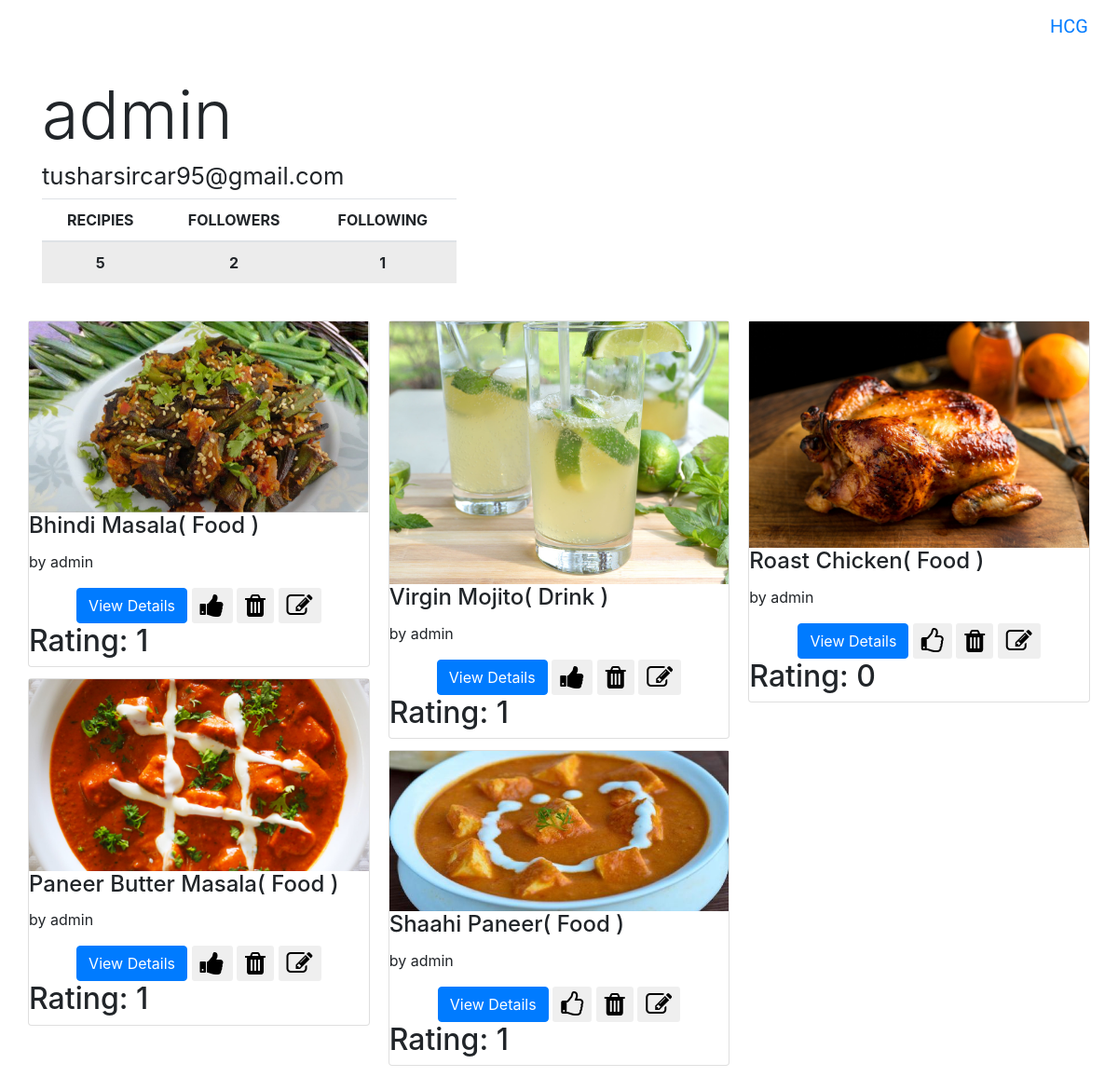
The app's page /HCG/profile/ (signed in) with its own data.
### HCG/models.py (models this page shows, shortened)
class Dish(models.Model):
    dishName = models.CharField(max_length = 250)
    dishRating = models.IntegerField(default=0)
    dishPublisher = models.ForeignKey(User)
    dishCategory = models.CharField(max_length=10,choices=(('Food','Food'),('Drink','Drink')))
    dishSteps = models.TextField(max_length = 5000)
    dishCoverImage = models.FileField()

### HCG/views.py (the view)
def ViewProfile(request):
    username = request.GET.get('q','')
    if username == '':
        user = request.user
    else:
        userFilter = User.objects.filter(username=username)
        if userFilter.count() == 0:
            return HttpResponse(status=404)
        user = userFilter[0]
    template = loader.get_template('HCG/myProfileTemplate.html')
    dishList = Dish.objects.filter(dishPublisher=user)
    recipieCount = dishList.count()
    title = 'Uploaded Recipies'
    next = '/HCG/profile/?q=' + username
    liked = []
    dishLikePairs = []
    for i in range(len(dishList)):
        liked.append(0)
        if Upvote.objects.filter(dish=dishList[i], user=request.user).count() == 1:
            liked[i] = 1
        dishLikePairs.append((dishList[i], liked[i]))
    selfProfile = False
    if request.user == user:
        selfProfile = True
    if Follow.objects.filter(follower=request.user,follows=user).count() == 0:
        following = False
    else: following = True
    followerCount = Follow.objects.filter(follows=user).count();
    followsCount = Follow.objects.filter(follower=user).count();
    context = {
        'user' : user,
        'username' : request.user.username,
        'recipieCount' : recipieCount,
        'dishLikePairs': dishLikePairs,
        'title' : title,
        'next' : next,
        'selfProfile' : selfProfile,
        'following' : following,
        'followerCount' : followerCount,
        'followsCount' : followsCount,
    }
    return HttpResponse(template.render(context,request))

### HCG/templates/HCG/myProfileTemplate.html (shortened to what this page needs)
{% extends 'base.html' %}
{% block body %}
<br>
<div class="container">
    <div class="row">
        <div class="col-sm-5">
            <h2 id="text" class="display-3"> {{ user.username }}</h2>
        </div>
    </div>
    <div class="row">
        <div class="col-sm-2">
            <h2><small> {{ user.email }} </small></h2>
        </div>
    </div>
    <div class="row">
        <div class="col-sm-5">
            <table class="table" align="center" style="text-align:center">
            <thead class="thead-inverse" style="text-align:center">
            <tr>
            <th style="text-align:center">RECIPIES</th>
            <th style="text-align:center">FOLLOWERS</th>
            <th style="text-align:center">FOLLOWING</th>
            </tr>
            </thead>
            <tbody style="align:center">
            <tr>
                <td class="table-active"><b>{{ recipieCount }}</b></td>
                <td class="table-active" id="followerCount"><b> {{ followerCount }} </b></td>
                <td  class="table-active"><b> {{ followsCount }} </b></td>
            </tr>
            </tbody>
            </table>
        </div>
    </div>
</div>
<br>
<div class="container">
    <div class="row">
        <div class="card-columns" style="display:inline-block;">
            {% for dishLikePair in dishLikePairs %}
    <div class="card" style="margin-left=200x;">
        <img src="{{dishLikePair.0.dishCoverImage.url}}" class="img-fluid">
        <div class="card-block">
        <h4 class="card-title">{{dishLikePair.0.dishName}}( {{dishLikePair.0.dishCategory}} )</h4>
        <p class="card-text">by {{dishLikePair.0.dishPublisher.username}}</p>
        <div class="text-center">
        <a href="/HCG/{{dishLikePair.0.id}}" class="btn btn-primary">View Details</a>
        <button value="{{dishLikePair.0.id}}" class="btn btn-default btn-sm likeButton">
         {% if dishLikePair.1 == 0 %}
                <i class="fa fa-thumbs-o-up fa-2x"></i>
        {% endif %}
        {% if dishLikePair.1 == 1 %}
                <i class="fa fa-thumbs-up fa-2x"></i>
        {% endif %}
        </button>
        {% if username == dishLikePair.0.dishPublisher.username %}
        <form action="/HCG/deleteDish/{{dishLikePair.0.id}}/" method="post" style="display: inline;">
            <button type="submit" class="btn btn-default btn-sm">
                <i class="fa fa-trash fa-2x"></i>
            </button>
        </form>
        <form action="/HCG/updateDish/{{dishLikePair.0.id}}/" method="get" style="display: inline;">
            <button type="submit" class="btn btn-default btn-sm">
                <i class="fa fa-edit fa-2x"></i>
            </button>
        </form>
        </div>
        {% endif %}
        <h2 id="ratingDisplay{{dishLikePair.0.id}}" >Rating: {{dishLikePair.0.dishRating}}</h2>
        </div>
    </div>
    {% endfor %}
        </div>
    </div>
</div>
{% endblock %}

### HCG/templates/base.html (shortened to what this page needs)
<html>
<head>
    {% load staticfiles %}
    <link rel="stylesheet" href="https://maxcdn.bootstrapcdn.com/bootstrap/4.0.0-alpha.6/css/bootstrap.min.css">
<link rel="stylesheet" href="https://maxcdn.bootstrapcdn.com/font-awesome/4.4.0/css/font-awesome.min.css">
    <link rel="stylesheet" type="text/css" href="{% static 'style.css' %}"/>
</head>
<body background="images/background.png">
<nav class="navbar navbar-inverse bg-inverse navbar-toggleable-md">
    <button class="navbar-toggler navbar-toggler-right" type="button" data-toggle="collapse" data-target="#topNavBar" aria-controls="navbarSupportedContent" aria-expanded="false" aria-label="Toggle navigation">
        <span class="navbar-toggler-icon"></span>
    </button>
    <a class="navbar-brand" href="/HCG">HCG</a>
</nav>
{% block body %}
{% endblock %}
</body>
</html>

### HCG/static/style.css (style rules this page uses)
body { background: white url("images/testbackground.jpg"); }
.navbar-brand { font-family : 'Satisfy',cursive; }

### records on screen
Dish: dishCoverImage (picture), dishName "Bhindi Masala", dishCategory "Food", dishPublisher.username "admin", {{ dishLikePair.0.id }} 7 (drawn), dishRating "1"
Dish: dishCoverImage (picture), dishName "Paneer Butter Masala", dishCategory "Food", dishPublisher.username "admin", {{ dishLikePair.0.id }} 8 (drawn), dishRating "1"
Dish: dishCoverImage (picture), dishName "Virgin Mojito", dishCategory "Drink", dishPublisher.username "admin", {{ dishLikePair.0.id }} 10 (drawn), dishRating "1"
Dish: dishCoverImage (picture), dishName "Shaahi Paneer", dishCategory "Food", dishPublisher.username "admin", {{ dishLikePair.0.id }} 11 (drawn), dishRating "1"
Dish: dishCoverImage (picture), dishName "Roast Chicken", dishCategory "Food", dishPublisher.username "admin", {{ dishLikePair.0.id }} 14 (drawn), dishRating "0"

### other values on screen
{{ user.username }} "admin"
{{ user.email }} "tusharsircar95@gmail.com"
{{ recipieCount }} "5"
{{ followerCount }} "2"
{{ followsCount }} "1"
